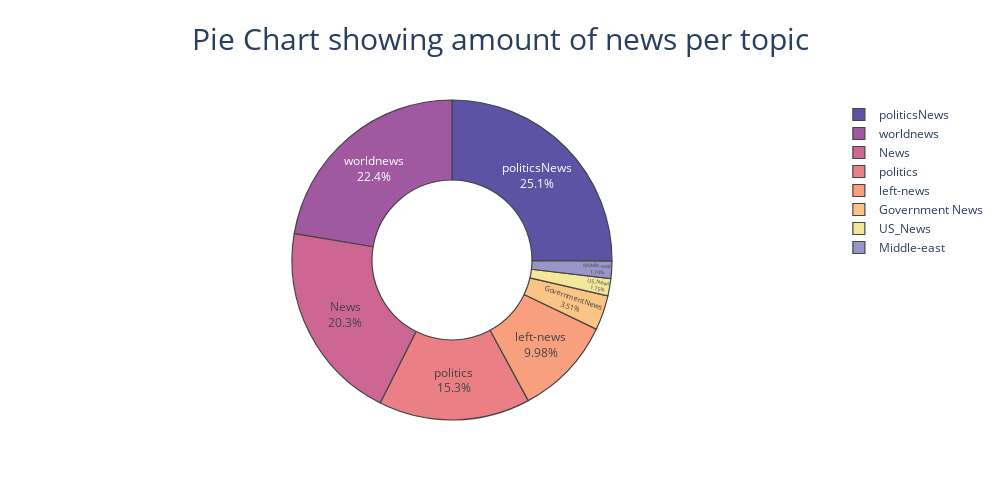

The notebook cell this image was saved under:
### Code cell
fig = px.pie(news, names = "subject", title = "Pie Chart showing amount of news per topic", hole = 0.5,
            width = 1000, height = 500, color_discrete_sequence = px.colors.sequential.Sunset_r)
fig.update_traces(textposition = "inside", textinfo = "percent+label",
                  marker = dict(line = dict(width = 1.2)))
fig.update_layout(title_x = 0.5, title_font = dict(size = 30), uniformtext_minsize = 25)
fig.show()

### Figure 1 — Plotly figure (JSON) as saved in the notebook; plotly's stock layout.template omitted (floating-point values rounded to 4 significant figures; data arrays with more than 128 entries replaced by an {"elided": "..."} marker saying what was removed)
{"data": [{"domain": {"x": [0, 1], "y": [0, 1]}, "hole": 0.5, "hovertemplate": "subject=%{label}<extra></extra>", "labels": {"elided": "44689 str values"}, "legendgroup": "", "marker": {"line": {"width": 1.2}}, "name": "", "showlegend": true, "textinfo": "percent+label", "textposition": "inside", "type": "pie"}], "layout": {"height": 500, "legend": {"tracegroupgap": 0}, "piecolorway": ["rgb(92, 83, 165)", "rgb(160, 89, 160)", "rgb(206, 102, 147)", "rgb(235, 127, 134)", "rgb(248, 160, 126)", "rgb(250, 196, 132)", "rgb(243, 231, 155)"], "title": {"font": {"size": 30}, "text": "Pie Chart showing amount of news per topic", "x": 0.5}, "uniformtext": {"minsize": 25}, "width": 1000}}
